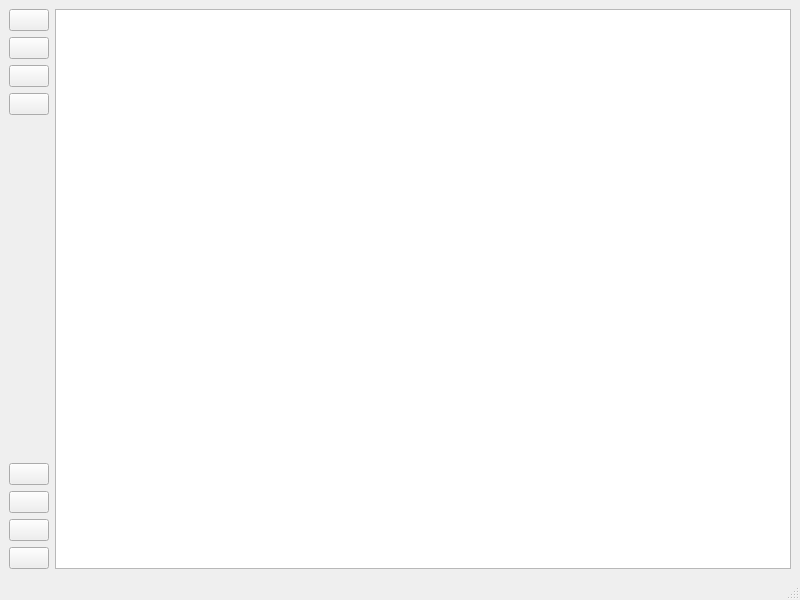
<?xml version="1.0" encoding="UTF-8"?>
<ui version="4.0">
 <class>MainWindow</class>
 <widget class="QMainWindow" name="MainWindow">
  <property name="geometry">
   <rect>
    <x>0</x>
    <y>0</y>
    <width>800</width>
    <height>600</height>
   </rect>
  </property>
  <property name="windowTitle">
   <string>Система управления автотранспортного предприятия</string>
  </property>
  <widget class="QWidget" name="centralwidget">
   <layout class="QHBoxLayout" name="horizontalLayout">
    <item>
     <layout class="QVBoxLayout" name="verticalLayout">
      <item>
       <widget class="QPushButton" name="pushButton_add">
        <property name="text">
         <string/>
        </property>
        <property name="icon">
         <iconset resource="res.qrc">
          <normaloff>:/img/img/add.png</normaloff>:/img/img/add.png</iconset>
        </property>
       </widget>
      </item>
      <item>
       <widget class="QPushButton" name="pushButton_delete">
        <property name="text">
         <string/>
        </property>
        <property name="icon">
         <iconset resource="res.qrc">
          <normaloff>:/img/img/delete.png</normaloff>:/img/img/delete.png</iconset>
        </property>
       </widget>
      </item>
      <item>
       <widget class="QPushButton" name="pushButton_info">
        <property name="text">
         <string/>
        </property>
        <property name="icon">
         <iconset resource="res.qrc">
          <normaloff>:/img/img/info.png</normaloff>:/img/img/info.png</iconset>
        </property>
       </widget>
      </item>
      <item>
       <widget class="QPushButton" name="pushButton_sort">
        <property name="text">
         <string/>
        </property>
        <property name="icon">
         <iconset resource="res.qrc">
          <normaloff>:/img/img/sort.png</normaloff>:/img/img/sort.png</iconset>
        </property>
       </widget>
      </item>
      <item>
       <spacer name="verticalSpacer">
        <property name="orientation">
         <enum>Qt::Vertical</enum>
        </property>
        <property name="sizeHint" stdset="0">
         <size>
          <width>20</width>
          <height>40</height>
         </size>
        </property>
       </spacer>
      </item>
      <item>
       <widget class="QPushButton" name="pushButton_save">
        <property name="text">
         <string/>
        </property>
        <property name="icon">
         <iconset resource="res.qrc">
          <normaloff>:/img/img/save.png</normaloff>:/img/img/save.png</iconset>
        </property>
       </widget>
      </item>
      <item>
       <widget class="QPushButton" name="pushButton_open">
        <property name="text">
         <string/>
        </property>
        <property name="icon">
         <iconset resource="res.qrc">
          <normaloff>:/img/img/open.png</normaloff>:/img/img/open.png</iconset>
        </property>
       </widget>
      </item>
      <item>
       <widget class="QPushButton" name="pushButton_info_prog">
        <property name="text">
         <string/>
        </property>
        <property name="icon">
         <iconset resource="res.qrc">
          <normaloff>:/img/img/info_program.png</normaloff>:/img/img/info_program.png</iconset>
        </property>
       </widget>
      </item>
      <item>
       <widget class="QPushButton" name="pushButton_exit">
        <property name="text">
         <string/>
        </property>
        <property name="icon">
         <iconset resource="res.qrc">
          <normaloff>:/img/img/exit.png</normaloff>:/img/img/exit.png</iconset>
        </property>
       </widget>
      </item>
     </layout>
    </item>
    <item>
     <widget class="QTableWidget" name="tableWidget"/>
    </item>
   </layout>
  </widget>
  <widget class="QMenuBar" name="menubar">
   <property name="geometry">
    <rect>
     <x>0</x>
     <y>0</y>
     <width>800</width>
     <height>21</height>
    </rect>
   </property>
  </widget>
  <widget class="QStatusBar" name="statusbar"/>
 </widget>
 <resources>
  <include location="res.qrc"/>
 </resources>
 <connections/>
</ui>
